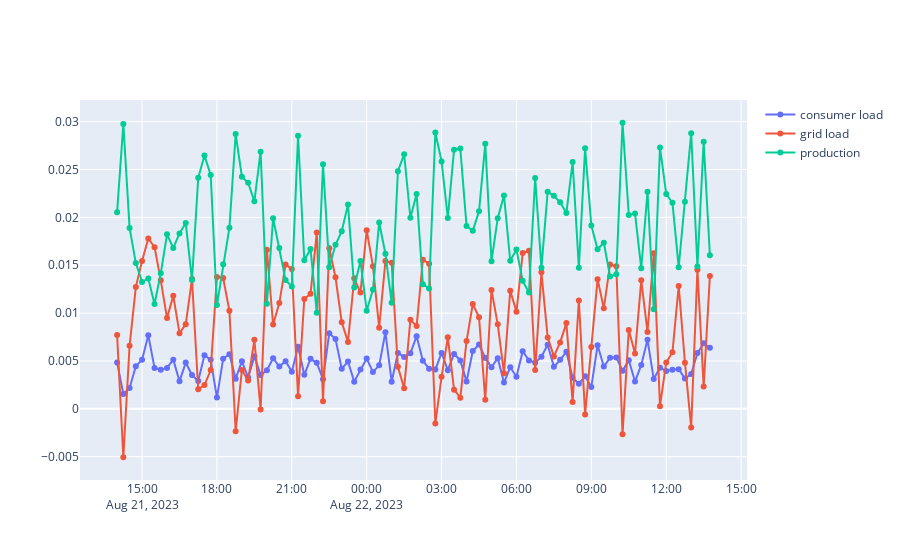

Notebook code cell kept with this figure:
### Code cell
res_load_ts = load_ts(nodes_df, opfs)
res_sum_load_ts = res_load_ts[['time', 'p_mw', 'q_mvar']].groupby(by=['time']).sum().reset_index().sort_values(by=['time'])

res_gen_ts = gen_ts(nodes_df, opfs)

fig_sum_load = go.Figure()

res_ext_grid_ts = ext_grid_ts(nodes_df, opfs)

fig_sum_load.add_trace(go.Scatter(x=res_sum_load_ts['time'], y=res_sum_load_ts['p_mw'],
                mode='markers+lines',
                name='consumer load'))


fig_sum_load.add_trace(go.Scatter(x=res_ext_grid_ts['time'], y=res_ext_grid_ts['p_mw'],
                mode='markers+lines',
                name='grid load'))

fig_sum_load.add_trace(go.Scatter(x=res_gen_ts['time'], y=res_gen_ts['p_mw'],
                mode='markers+lines',
                name='production'))

#fig_sum_load.add_trag
fig_sum_load.show()
